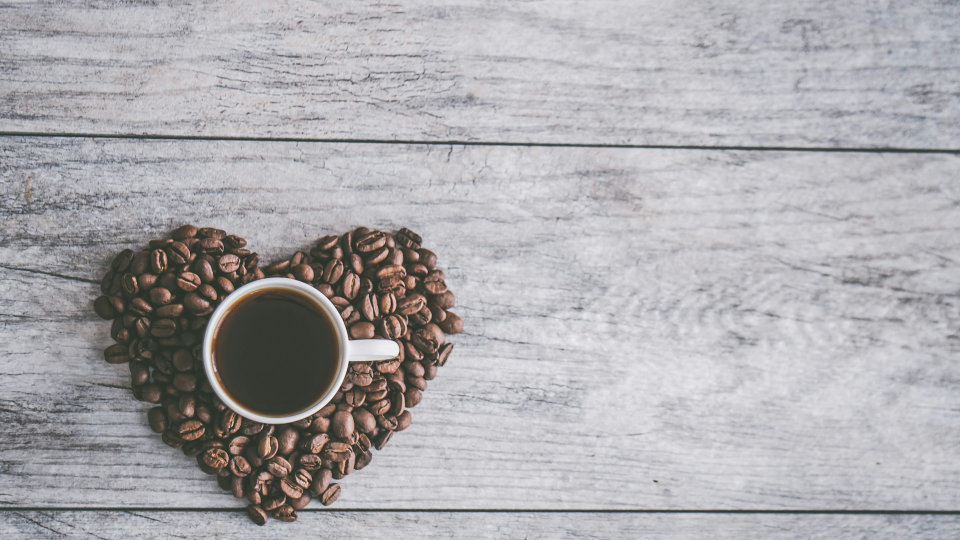
#> input picture assets/backgrounds/1_piano_rain_bokeh_window.jpg, 1920 x 1080 px (shown at 1/2 size); its folder holds only this picture in this run
$ python thumbnail_gen.py
#> lines starting #> are read from the running program, lines starting #| are printed output that depends on the picture
"""
Thumbnail Generator — High-CTR Cinematic Style v4
Semua fix berdasarkan review detail Argon:

  1. Tagline kuning: 26px Bold + drop shadow tegas
  2. Copyright branding: 19px Bold (naik dari 14px)
  3. Accent bar kuning: 12px lebar, tinggi dari tagline sampai copyright
  4. Dim highlights ~40% untuk background terang/overexposed
  5. Rain streaks overlay otomatis untuk tema rain/sleep/cozy
  6. Intent sync: sleep -> DEEP SLEEP, focus -> DEEP FOCUS (tidak campur)
  7. Gaussian blur radius 2.5 untuk background ramai (cafe/bossa/acoustic)
  8. Dark gradient overlay 65% opacity di area teks untuk kontras penuh

Fungsi utama:
    generate_thumbnail(background_path, title, output_path, accent="#F5C518", brand="")
"""
import os
import re
import time
import random
import urllib.request
from typing import List, Optional, Tuple

try:
    from PIL import Image, ImageDraw, ImageFont, ImageFilter, ImageEnhance
    PIL_AVAILABLE = True
except ImportError:
    PIL_AVAILABLE = False


WIDTH  = 1280
HEIGHT = 720

FONT_URLS = {
    "Montserrat-Black.ttf": "https://github.com/JulietaUla/Montserrat/raw/master/fonts/ttf/Montserrat-Black.ttf",
    "Montserrat-Bold.ttf" : "https://github.com/JulietaUla/Montserrat/raw/master/fonts/ttf/Montserrat-Bold.ttf",
}

FONT_FALLBACKS = [
    "C:/Windows/Fonts/seguibl.ttf",
    "C:/Windows/Fonts/segoeuib.ttf",
    "C:/Windows/Fonts/arialbd.ttf",
    "C:/Windows/Fonts/calibrib.ttf",
]

# Formula yang punya background "ramai" -> perlu blur tipis
BUSY_BG_FORMULAS = ["bossa", "cafe", "coffee", "acoustic", "guitar", "forest", "lofi"]


# ─── Font Loader ──────────────────────────────────────────────────────────────

def _get_font_dir() -> str:
    base = os.path.dirname(os.path.dirname(os.path.abspath(__file__)))
    d = os.path.join(base, "assets", "fonts")
    os.makedirs(d, exist_ok=True)
    return d


def _load_font(size: int, bold: bool = False) -> Optional["ImageFont.FreeTypeFont"]:
    name = "Montserrat-Bold.ttf" if bold else "Montserrat-Black.ttf"
    path = os.path.join(_get_font_dir(), name)

    # Cek root project juga (kalau sudah didownload sebelumnya)
    root_path = os.path.join(
        os.path.dirname(os.path.dirname(os.path.abspath(__file__))), name
    )
    if os.path.exists(root_path) and not os.path.exists(path):
        try:
            import shutil
            shutil.copy2(root_path, path)
        except Exception:
            path = root_path

    if not os.path.exists(path):
        try:
            req = urllib.request.Request(
                FONT_URLS[name], headers={"User-Agent": "Mozilla/5.0"}
            )
            with urllib.request.urlopen(req, timeout=12) as r:
                with open(path, "wb") as f:
                    f.write(r.read())
            print(f"    [+] Font {name} didownload.")
        except Exception as e:
            print(f"    [!] Gagal download {name}: {e}")

    if os.path.exists(path):
        try:
            return ImageFont.truetype(path, size)
        except Exception:
            pass

    for fb in FONT_FALLBACKS:
        if os.path.exists(fb):
            try:
                return ImageFont.truetype(fb, size)
            except Exception:
                continue
    return None


# ─── Helpers ──────────────────────────────────────────────────────────────────

def _hex_to_rgb(h: str) -> Tuple[int, int, int]:
    h = h.lstrip("#")
    return tuple(int(h[i:i+2], 16) for i in (0, 2, 4))


def _strip_emoji(text: str) -> str:
    out = []
    for ch in text:
        cp = ord(ch)
        if (0x1F300 <= cp <= 0x1FAFF) or (0x2600 <= cp <= 0x27BF) or cp == 0xFE0F:
            continue
        out.append(ch)
    return "".join(out).strip()


def _detect_intent(title: str) -> str:
    t = title.lower()
    if any(k in t for k in ["sleep", "asleep", "insomnia", "bedtime", "tidur"]):
        return "sleep"
    if any(k in t for k in ["focus", "deep work", "productivity", "coding", "work"]):
        return "focus"
    if any(k in t for k in ["study", "pomodoro", "belajar"]):
        return "study"
    if any(k in t for k in ["meditat", "calm", "peace", "relax", "zen"]):
        return "relax"
    return "chill"


def _extract_badge(title: str, intent: str) -> str:
    """
    Badge tagline dinamis — sinkron dengan intent.
    Sleep video TIDAK boleh dapat badge 'DEEP FOCUS'.
    """
    m = re.search(r"\[([^\]]+)\]", title)
    if m:
        raw = _strip_emoji(m.group(1)).upper().strip()
        # Fix kontradiksi: kalau intent sleep tapi bracket bilang FOCUS
        if intent == "sleep" and "FOCUS" in raw and "SLEEP" not in raw:
            raw = raw.replace("DEEP FOCUS", "DEEP SLEEP").replace("FOCUS", "SLEEP")
        return raw

    t = title.lower()
    if intent == "sleep":
        return "432HZ  •  DEEP SLEEP"
    if intent == "focus":
        return "432HZ  •  DEEP FOCUS"
    if intent == "study":
        return "POMODORO 25/5  •  STUDY SESSION"
    if intent == "relax":
        return "432HZ  •  STRESS RELIEF"
    if "piano" in t or "rain" in t:
        return "SOFT PIANO  •  RAIN AMBIENCE"
    if "bossa" in t or "coffee" in t or "cafe" in t:
        return "BOSSA NOVA  •  COFFEE VIBES"
    if "dark academia" in t or "library" in t:
        return "DARK ACADEMIA  •  AMBIENT FOCUS"
    if "guitar" in t or "forest" in t or "acoustic" in t:
        return "ACOUSTIC GUITAR  •  NATURE SOUNDS"
    if "lofi" in t or "chill" in t:
        return "LOFI CHILL  •  COZY VIBES"
    return "432HZ  •  COZY AMBIENCE"


def _clean_title(title: str, max_words: int = 6) -> str:
    t = _strip_emoji(title)
    t = re.sub(r"[\(\[][^\)\]]*[\)\]]", " ", t)
    t = re.split(r"[|•]", t)[0]
    t = re.sub(r"[\u2013\u2014\-_/]+", " ", t)
    words = [w.strip(",;:") for w in t.split() if w.strip(",;:")]
    if not words:
        return "COZY MUSIC SESSION"
    picked = words[:max_words]
    stop = {"and", "for", "with", "the", "of", "to", "in", "or", "&", "a", "an"}
    while picked and picked[-1].lower() in stop:
        picked.pop()
    return " ".join(picked).upper()


# [18 lines left out: function _word_wrap, not called in this run]


def _dim_highlights(img: "Image.Image", strength: float = 0.40) -> "Image.Image":
    """
    Redupkan area overexposed/terlalu terang ~40%.
    Pixel > 200 brightness di-blend ke warm dark amber.
    Tidak menyentuh area gelap sama sekali.
    """
    img_rgb  = img.convert("RGB")
    warm_dark = Image.new("RGB", img_rgb.size, (35, 24, 12))
    gray = img_rgb.convert("L")
    mask_data = []
    for px in gray.getdata():
        if px > 200:
            alpha = min(int(255 * strength), int((px - 200) * 2.2 * strength))
            mask_data.append(min(180, alpha))
        else:
            mask_data.append(0)
    mask = Image.new("L", img_rgb.size)
    mask.putdata(mask_data)
    result = img_rgb.copy()
    result.paste(warm_dark, (0, 0), mask)
    return result


# [9 lines left out: function _apply_busy_bg_blur, not called in this run]


def _draw_rain_streaks(draw: "ImageDraw.Draw", seed: int = 0):
    """
    Rain streaks overlay tipis berbasis Pillow murni.
    Garis diagonal putih kebiruan, opacity rendah (18-52).
    """
    rng = random.Random(seed)
    for _ in range(380):
        x     = rng.randint(-40, WIDTH)
        y     = rng.randint(0, HEIGHT)
        length = rng.randint(10, 26)
        alpha  = rng.randint(18, 52)
        x2 = x + int(length * 0.22)
        y2 = y + length
        draw.line([(x, y), (x2, y2)], fill=(190, 215, 245, alpha), width=1)


def _draw_strong_gradient(draw_ov: "ImageDraw.Draw", opacity_top: float = 0.0,
                           opacity_bottom: float = 0.65, start_pct: float = 0.45):
    """
    Dark gradient overlay dari start_pct ke bawah.
    opacity_bottom=0.65 = gradient 65% hitam di area teks (rekomendasi Argon).
    """
    start_y = int(HEIGHT * start_pct)
    for y in range(start_y, HEIGHT):
        progress = (y - start_y) / (HEIGHT - start_y)
        alpha    = int(255 * opacity_bottom * (progress ** 1.2))
        draw_ov.line([(0, y), (WIDTH, y)], fill=(0, 0, 0, alpha))


# ─── Main Function ─────────────────────────────────────────────────────────────

def generate_thumbnail(
    background_path: str,
    title: str,
    output_path: Optional[str] = None,
    accent: str = "#F5C518",
    brand: str = ""
) -> Optional[str]:
    """
    Generate thumbnail YouTube 1280x720 High-CTR — Cinematic Lofi Style v4.

    Semua fix Argon v4:
    - Tagline 26px Bold + drop shadow tegas
    - Copyright 19px Bold
    - Accent bar 12px lebar
    - Dim highlights ~40% untuk background overexposed
    - Rain streaks otomatis untuk tema rain/sleep/cozy
    - Gaussian blur 2.5 untuk background ramai (cafe/acoustic)
    - Dark gradient 65% di area teks
    - Intent sync: tidak campur sleep + focus
    """
#> called with accent = '#F5C518', brand = 'Cozy Mood Lounge'
    if not PIL_AVAILABLE:
        print("    [!] Pillow tidak terinstall, thumbnail dilewati.")
        return None

    if not background_path or not os.path.exists(background_path):
        print(f"    [!] Background tidak ditemukan: {background_path}")
        return None

    if output_path is None:
        base = os.path.splitext(os.path.basename(background_path))[0][:28]
        output_path = os.path.join(
            os.path.dirname(background_path),
            f"thumb_{base}_{int(time.time()*1000) % 100000}.jpg"
        )

    t_lower = title.lower()

    # ── 1. Load & crop ke 1280x720 ──
    img = Image.open(background_path).convert("RGB")
#> img is the input picture: PIL image 1920x1080 RGB; mean R, G, B 172, 170.2, 173.2
    src_ratio = img.width / img.height
    dst_ratio = WIDTH / HEIGHT
    if abs(src_ratio - dst_ratio) > 0.01:
        if src_ratio > dst_ratio:
            new_w = int(img.height * dst_ratio)
            left  = (img.width - new_w) // 2
            img   = img.crop((left, 0, left + new_w, img.height))
        else:
            new_h = int(img.width / dst_ratio)
            top   = (img.height - new_h) // 2
            img   = img.crop((0, top, img.width, top + new_h))
    img = img.resize((WIDTH, HEIGHT), Image.Resampling.LANCZOS)
#> img: PIL image 1280x720 RGB

    # ── 2. Dim highlights terang ~40% (fix: tidak menyilaukan) ──
    img = _dim_highlights(img, strength=0.40)
#> in _dim_highlights, `warm_dark = Image.new("RGB", img_rgb.size, (35, 24, 12))`:
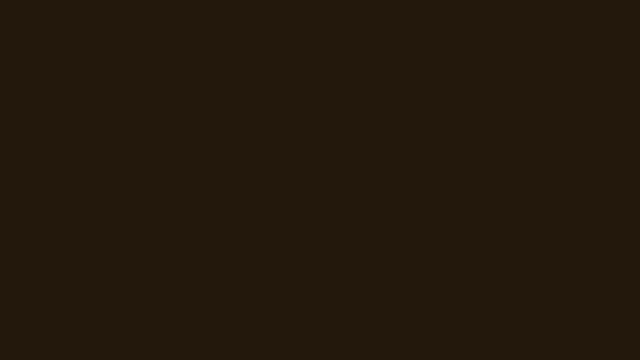
#> warm_dark: PIL image 1280x720 RGB (shown at 1/2 size); mean R, G, B 35, 24, 12
#> in _dim_highlights, `gray = img_rgb.convert("L")`:
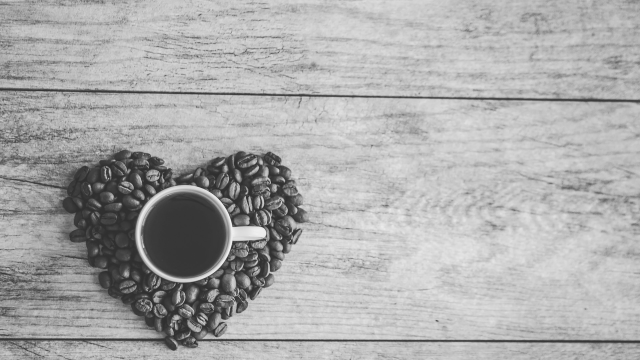
#> gray: PIL image 1280x720 L (shown at 1/2 size); min 31, max 247, mean 171.1
#> the loop in _dim_highlights, `for px in gray.getdata():` made 921600 passes
#> (px, alpha) on passes 22 to 23: (201, 0), (202, 1)
#> after the loop in _dim_highlights, `for px in gray.getdata():`: mask_data = 921600 items
#> in _dim_highlights, `mask.putdata(mask_data)`:
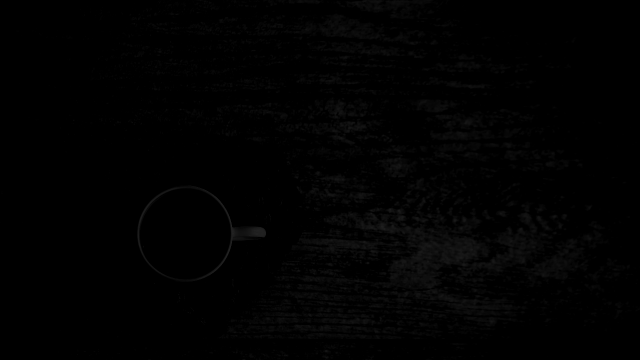
#> mask: PIL image 1280x720 L (shown at 1/2 size); min 0, max 41, mean 1.6

    # ── 3. Blur background ramai (cafe/forest/acoustic) ──
    needs_blur = any(k in t_lower for k in BUSY_BG_FORMULAS)
    if needs_blur:
        img = _apply_busy_bg_blur(img, radius=2.5)

    # ── 4. Color grading ──
    img = ImageEnhance.Brightness(img).enhance(1.05)
    img = ImageEnhance.Contrast(img).enhance(1.15)
    img = ImageEnhance.Color(img).enhance(1.20)
    img = img.filter(ImageFilter.UnsharpMask(radius=1.5, percent=120, threshold=3))
    img_rgba = img.convert("RGBA")

    # ── 5. Dark gradient overlay 65% di area teks (fix kontras penuh) ──
    grad_layer = Image.new("RGBA", (WIDTH, HEIGHT), (0, 0, 0, 0))
#> grad_layer: PIL image 1280x720 RGBA; every value is 0
    draw_grad  = ImageDraw.Draw(grad_layer)
    _draw_strong_gradient(draw_grad, opacity_bottom=0.65, start_pct=0.42)
    img_rgba = Image.alpha_composite(img_rgba, grad_layer)
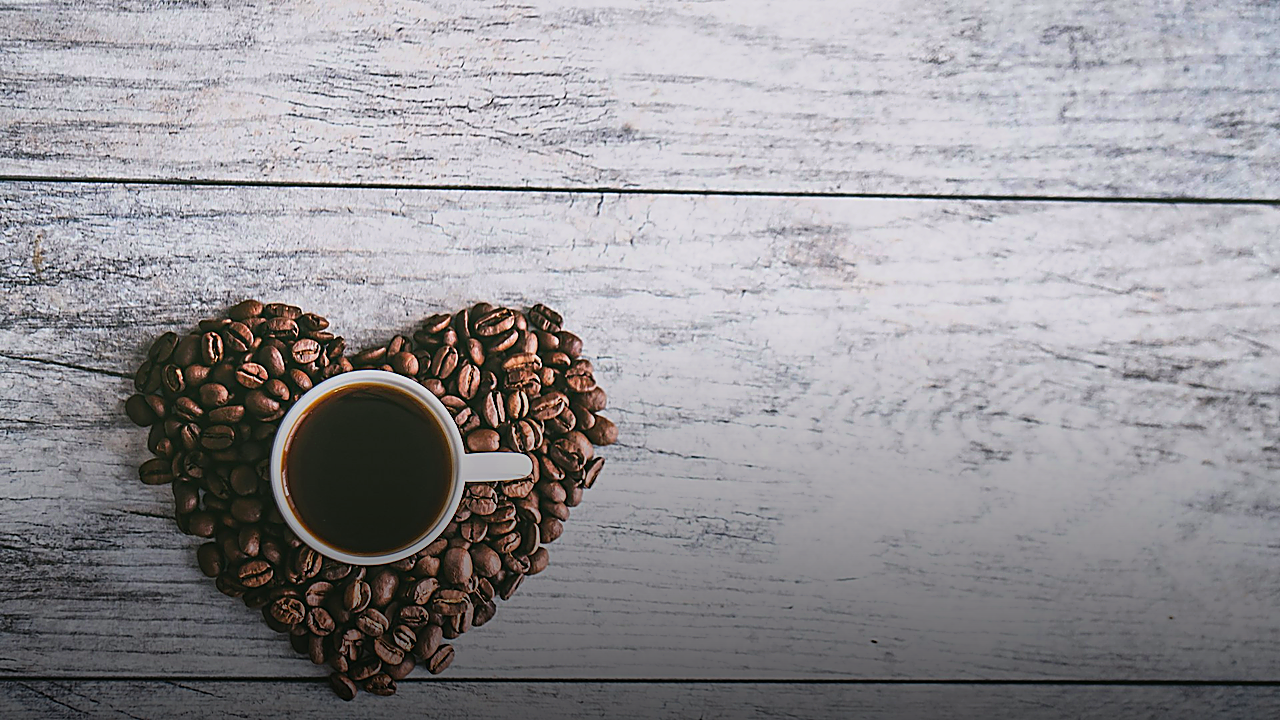
#> img_rgba: PIL image 1280x720 RGBA; mean R, G, B, A 149.1, 146.8, 150.7, 255

    # ── 6. Rain streaks (hanya tema rain/sleep/cozy) ──
    needs_rain = any(k in t_lower for k in [
        "rain", "rainy", "drizzle", "shower", "sleep", "asleep",
        "cozy", "night rain", "hujan", "rintik"
    ])
    if needs_rain:
        rain_layer = Image.new("RGBA", (WIDTH, HEIGHT), (0, 0, 0, 0))
        rain_draw  = ImageDraw.Draw(rain_layer)
        _draw_rain_streaks(rain_draw, seed=int(time.time()) % 9999)
        img_rgba = Image.alpha_composite(img_rgba, rain_layer)

    draw = ImageDraw.Draw(img_rgba)
    rgb  = _hex_to_rgb(accent)

    # ── 7. Siapkan teks & intent ──
    intent     = _detect_intent(title)
    main_text  = _clean_title(title, max_words=6)
    badge_text = _extract_badge(title, intent)

    margin_x   = 76
    max_text_w = WIDTH - margin_x - 90

    # ── 8. Font sizes (semua naik sesuai rekomendasi Argon) ──
    TAGLINE_SIZE   = 26   # naik dari ~14 -> 26px Bold
    BRAND_SIZE     = 19   # naik dari ~14 -> 19px Bold
    BAR_WIDTH      = 12   # naik dari 8px -> 12px

    # Auto-size judul utama
    title_font  = None
    chosen_size = 72
    for size in (80, 72, 64, 56, 48, 42):
        f = _load_font(size, bold=False)
        if f is None:
            continue
        lines = _word_wrap(draw, main_text, f, max_text_w, 2)
        if lines:
            title_font  = f
            chosen_size = size
            break

    if title_font is None:
        print("    [!] Font tidak tersedia, thumbnail dilewati.")
        return None

    lines      = _word_wrap(draw, main_text, title_font, max_text_w, 2)
    badge_font = _load_font(TAGLINE_SIZE, bold=True)
    brand_font = _load_font(BRAND_SIZE,   bold=True)

    line_h      = int(chosen_size * 1.15)
    badge_h     = TAGLINE_SIZE + 18 if badge_font else 0
    brand_h     = BRAND_SIZE   + 14 if (brand and brand_font) else 0
    total_block = badge_h + line_h * len(lines) + brand_h + 12

    y_block = HEIGHT - total_block - 48

    # ── 9. Accent bar kuning 12px lebar (dari atas tagline sampai bawah copyright) ──
    bar_x0 = margin_x - BAR_WIDTH - 10
    bar_x1 = bar_x0 + BAR_WIDTH
    draw.rounded_rectangle(
        [bar_x0, y_block + 2, bar_x1, y_block + total_block - 4],
        radius=6,
        fill=(*rgb, 255)
    )

    cur_y = y_block

    # ── 10. Tagline badge 26px Bold + drop shadow tegas ──
    if badge_font:
        # Drop shadow tegas (offset 2px, alpha tinggi)
        for sx, sy in [(2, 2), (1, 2), (2, 1)]:
            draw.text(
                (margin_x + sx, cur_y + sy),
                badge_text, font=badge_font,
                fill=(0, 0, 0, 210)
            )
        draw.text((margin_x, cur_y), badge_text, font=badge_font, fill=(*rgb, 255))
        cur_y += badge_h

    # ── 11. Judul utama putih + double drop shadow ──
    for ln in lines:
        for off, a in [(6, 80), (3, 160)]:
            draw.text(
                (margin_x + off, cur_y + off),
                ln, font=title_font,
                fill=(0, 0, 0, a)
            )
        draw.text((margin_x, cur_y), ln, font=title_font, fill=(255, 255, 255, 255))
        cur_y += line_h

    # ── 12. Copyright branding 19px ──
    if brand and brand_font:
        cur_y += 8
        brand_str = f"© {brand.upper()}"
        # Shadow
        draw.text((margin_x + 1, cur_y + 1), brand_str, font=brand_font, fill=(0, 0, 0, 180))
        draw.text((margin_x,     cur_y),     brand_str, font=brand_font, fill=(255, 255, 255, 230))

    # ── 13. Simpan ──
    img_rgba.convert("RGB").save(output_path, "JPEG", quality=95, optimize=True)
    print(f"    [OK] Thumbnail v4: {os.path.basename(output_path)}")
    return output_path


# ─── Test Runner ──────────────────────────────────────────────────────────────

if __name__ == "__main__":
    import glob as _glob

    bg_dir = os.path.join(
        os.path.dirname(os.path.dirname(os.path.abspath(__file__))),
        "assets", "backgrounds"
    )
    bgs = [
        f for ext in ("*.jpg", "*.jpeg", "*.png", "*.jfif", "*.webp")
        for f in _glob.glob(os.path.join(bg_dir, ext))
        if not os.path.basename(f).startswith("thumb_")
    ]

    if bgs:
#> (the run stopped early here; a loop or call above may not have finished)

$ run again, on assets/backgrounds/2_bossa_croissant_table.jpg
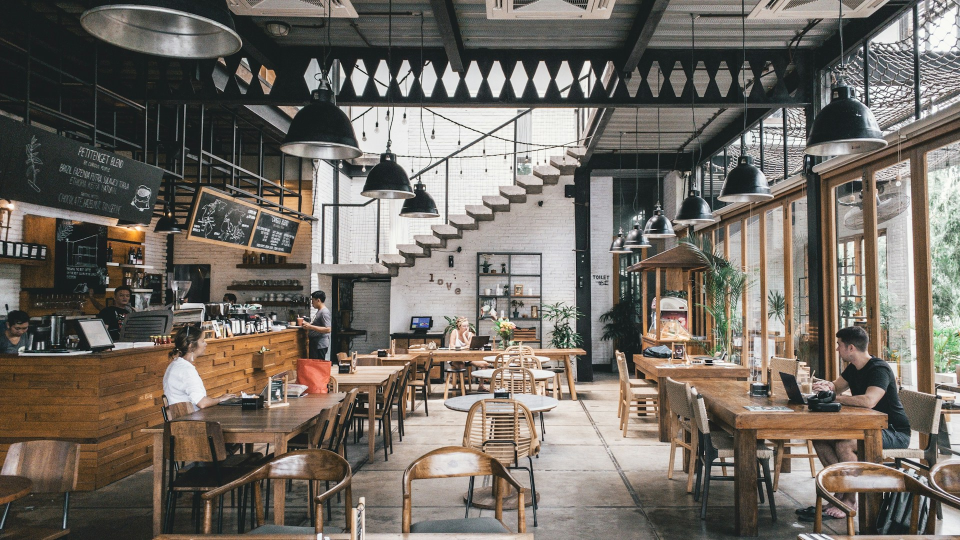
#> input picture assets/backgrounds/2_bossa_croissant_table.jpg, 1920 x 1080 px (shown at 1/2 size)
#> in generate_thumbnail, img is the input picture: PIL image 1920x1080 RGB; mean R, G, B 114, 107.4, 99.6
#> in _dim_highlights, `gray = img_rgb.convert("L")`:
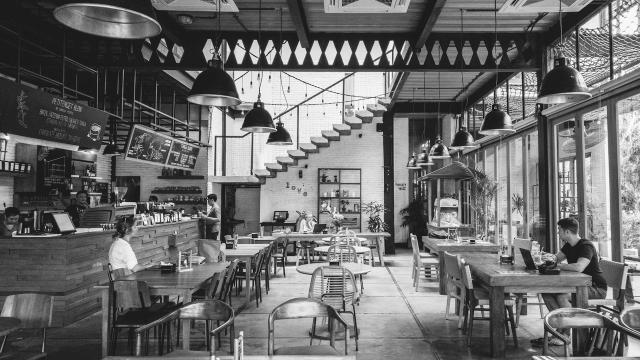
#> gray: PIL image 1280x720 L (shown at 1/2 size); min 0, max 255, mean 108.5
#> the loop in _dim_highlights, `for px in gray.getdata():` made 921600 passes
#> px on passes 1 to 3: 27, 26, 28
#> after the loop in _dim_highlights, `for px in gray.getdata():`: mask_data = 921600 items
#> in generate_thumbnail, `img = img.filter(ImageFilter.UnsharpMask(radius=1.5, percent=120, thre..`:
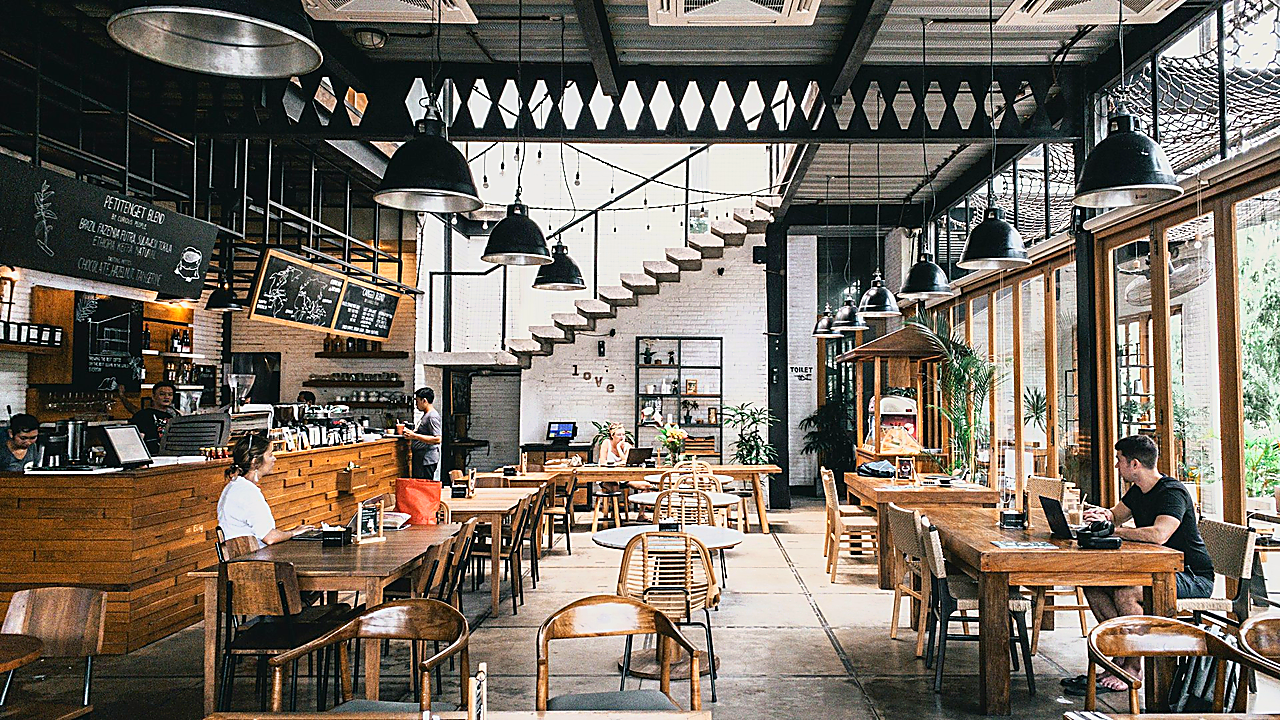
#> img: PIL image 1280x720 RGB; mean R, G, B 118.3, 109, 98.1
